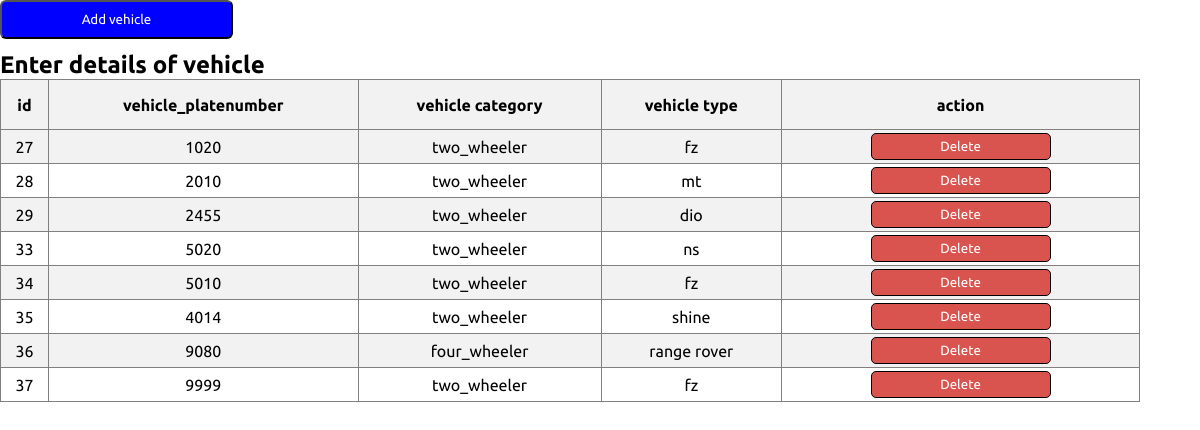
The page /add_vehicle.php on the database its author committed.
### tables this page shows
CREATE TABLE `vehicle` (
  `id` int(11) NOT NULL,
  `vehicle_platenumber` int(10) UNSIGNED NOT NULL,
  `vehicle_category` varchar(100) NOT NULL,
  `vehicle_type` varchar(100) NOT NULL,
  `user_id` int(11) DEFAULT NULL
);

### add_vehicle.php (the view, shortened to what this page needs)
<!DOCTYPE html>
<html lang="en">
<head>
    <link rel="stylesheet" href="./styles/add-vehicle.css">
</head>
<body>
    <button id="myBtn" class="add_vehicle">Add vehicle</button>
    <h2>Enter details of vehicle</h2>
    <table class="vehicle_add-admin" border="1" id="table_vehicle">
        <tr>
            <th class="head_vehicle">id</th>
            <th class="head_vehicle">vehicle_platenumber</th>
            <th class="head_vehicle">vehicle category</th>
            <th class="head_vehicle">vehicle type</th>
            <th class="head_vehicle">action</th>
        </tr>
        <?php
        include("./database/databaseconn.php");
        $limit = 8;
        $sql = "SELECT *  from vehicle LIMIT $limit";
        $result = mysqli_query($conn, $sql);
        if ($result->num_rows > 0) {
            while ($row = $result->fetch_assoc()) {
                $id = $row['id'];
                $vehiclePlate = $row['vehicle_platenumber'];
                $vehicle_category = $row['vehicle_category'];
                $vehicle_type = $row['vehicle_type'];
                echo '<tr>
                        <td>' . $id . '</td>
                        <td>' . $vehiclePlate . '</td>
                        <td>' . $vehicle_category . '</td>
                        <td>' . $vehicle_type . '</td>
                        <td>
                         <button class="button remove" style="color: red"><a href="delete.php?deleteid=' . $id . '">Delete</a></button>
                        </td>
                        </tr>';
            }
            echo "</table>";
        } else {
            echo "0 result";
        }
        ?>
</body>
</html>

### styles/add-vehicle.css (style rules this page uses)
* { margin: 0; padding: 0; box-sizing: border-box; font-family: 'Ubuntu', sans-serif; }
.vehicle_add-admin { border-collapse: collapse; width: 95%; text-align: center; margin-left: 0%; }
.head_vehicle { background-color: #f2f2f2; height: 50px; color: #000; }
tr:nth-child(even) { background-color: #f2f2f2; }
td { padding: 3px; }
.add_vehicle { width: 233px; padding: 10px; background-color: #0000ff; margin: 0% 22% 1% 0%; border-radius: 6px; color: #fff; }
.button { width: 180px; padding: 5px; background-color: #d9534f; border:1px solid #000; border-radius: 5px; }
.button a { color: #fff; text-decoration: none; }

### rows shown on the page
vehicle: id "27", vehicle_platenumber "1020", vehicle_category "two_wheeler", vehicle_type "fz"
vehicle: id "28", vehicle_platenumber "2010", vehicle_category "two_wheeler", vehicle_type "mt"
vehicle: id "29", vehicle_platenumber "2455", vehicle_category "two_wheeler", vehicle_type "dio"
vehicle: id "33", vehicle_platenumber "5020", vehicle_category "two_wheeler", vehicle_type "ns"
vehicle: id "34", vehicle_platenumber "5010", vehicle_category "two_wheeler", vehicle_type "fz"
vehicle: id "35", vehicle_platenumber "4014", vehicle_category "two_wheeler", vehicle_type "shine"
vehicle: id "36", vehicle_platenumber "9080", vehicle_category "four_wheeler", vehicle_type "range rover"
vehicle: id "37", vehicle_platenumber "9999", vehicle_category "two_wheeler", vehicle_type "fz"
